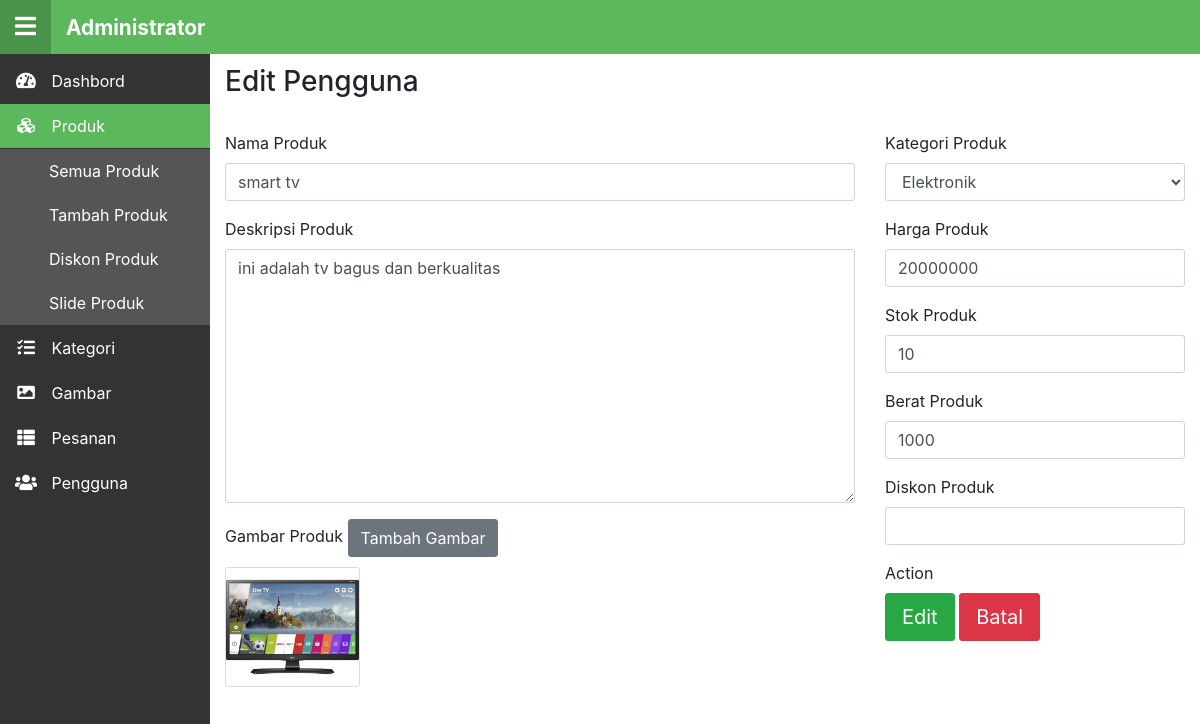
Page /admin/edit-produk/2 on the committed database.
### tables this page shows
CREATE TABLE `produk` (
  `id` int(11) NOT NULL,
  `nama` varchar(220) NOT NULL,
  `harga` varchar(220) NOT NULL,
  `berat` varchar(220) NOT NULL,
  `stok` varchar(220) NOT NULL,
  `gambar` varchar(500) NOT NULL,
  `kategori` varchar(220) NOT NULL,
  `diskon` varchar(220) NOT NULL,
  `deskripsi` text NOT NULL
);

CREATE TABLE `gambar` (
  `id` int(11) NOT NULL,
  `nama` varchar(220) NOT NULL
);

### application/controllers/Admin_add_produk.php (called while the page is built, shortened)
<?php
class Admin_add_produk extends CI_Controller {
	public function view($id = '')
	{
		$produk = $this->general->read('produk', array('id' => $id));
		$gambar = explode(',', @$produk->gambar);
		$gambar_produk = [];
		foreach ($gambar as $gambar_id) {
			$gambar_produk[] = $this->general->read('gambar', array('id' => $gambar_id));
		}
		$data['gambar_produk'] = !empty($produk->gambar) ? $gambar_produk: null;
		$data['produk'] = $produk;
		$data['gambar'] = $this->general->read('gambar');
		$data['kategori'] = $this->general->read('kategori');
		$data['title1'] = !empty($id) ? 'Edit Pengguna': 'Tambah';
		$data['msg'] = $this->input->cookie('msg');
		$data['submit'] = !empty($id) ? 'edit': 'add';
		$data['title_submit'] = !empty($id) ? 'Edit': 'Tambah';
		$data['csrf'] = array(
			        'name' => $this->security->get_csrf_token_name(),
			        'hash' => $this->security->get_csrf_hash()
			    );
		$content['content'] = $this->load->view('admin/add-produk', $data, true);
		$title = 'Produk - Administrator';
		$content['title'] = !empty($id) ? 'Edit '.$title: 'Tambah '.$title;
		$content['btn'] = 'produk';
		$this->load->view('layout/admin_template', $content);
		$id = !empty($id) ? $id: $this->general->last('produk')->id;
		$this->general->reload('admin/edit-produk/'.@$id, array('add', 'edit'));
	}
}

### index.php (called while the page is built, shortened)
<?php
require_once BASEPATH.'core/CodeIgniter.php';

### application/models/General.php (called while the page is built, shortened)
<?php
class General extends CI_Model{
	public function read($table, $id = array())
	{
		if(empty($id)){
			$query = $this->db->get($table);
			return $query->result();
		}else{
			$query = $this->db->get_where($table, $id);
			return $query->row();
		}
	}
}

### application/views/admin/add-produk.php (the view, shortened to what this page needs)
<h3><?=$title1?></h3>
<br>
<form method="post">
<div class="row">
	<div class="col-md-8">
		<div class="form-group">
			<label>Nama Produk</label>
			<input type="text" class="form-control" name="name" value="<?=@$produk->nama?>">
		</div>
		<div class="form-group">
			<label>Deskripsi Produk</label>
			<textarea class="form-control" name="tentang" rows="10" style="resize:vertical;"><?=@$produk->deskripsi?></textarea>
		</div>
		<div class="form-group">
			<label>Gambar Produk</label>
			<button type="button" class="btn btn-secondary" data-toggle="modal" data-target=".tambah-gambar">Tambah Gambar</button>
				<div class="gambar-produk">
					<?php
					if(!empty($gambar_produk)):
						foreach ($gambar_produk as $gambar_produk_item):?>
						<div class="col-md-3 col-sm-3 gambar-item img-list" id="<?=$gambar_produk_item->id?>">
							<img src="<?=base_url('assets/upload/'.$gambar_produk_item->nama)?>" alt="" class="img">
							<div class="img-select"></div>
						</div>
					<?php
						endforeach;
					endif;
					?>
					<div class="clearfix"></div>
				</div>
		</div>
	</div>
	<div class="col-md-4">
		<div class="form-group">
			<label>Kategori Produk</label>
			<select class="form-control" name="kategori">
				<?php foreach ($kategori as $kategori_item){
						$select = $kategori_item->nama == $produk->kategori ? 'selected="selected"': '';
						echo '<option '.$select.'>'.$kategori_item->nama.'</option>';
					}?>
			</select>
		</div>
		<div class="form-group">
			<label>Harga Produk</label>
			<input type="number" class="form-control" name="harga" value="<?=@$produk->harga?>">
		</div>
		<div class="form-group">
			<label>Stok Produk</label>
			<input type="number" class="form-control" name="stok" value="<?=@$produk->stok?>">
		</div>
		<div class="form-group">
			<label>Berat Produk</label>
			<input type="number" class="form-control" name="berat" title="gram" value="<?=@$produk->berat?>">
		</div>
		<div class="form-group">
			<label>Diskon Produk</label>
			<input type="number" class="form-control" name="diskon" title="persen" value="<?=@$produk->diskon?>">
		</div>
		<div class="form-group">
			<label>Action</label>
			<br>
			<button type="submit" class="btn btn-success btn-lg" name="<?=$submit?>" value="1"><?=$title_submit?></button>
			<a href="<?=site_url('admin/produk')?>" class="btn btn-danger btn-lg">Batal</a>
		</div>
	</div>
</div>
</form>

### assets/css/main.css (style rules this page uses)
.img { max-width:100%; max-height:100%; }
.form-control, .mce-tinymce, .btn, .panel { border-radius: 3px; }

### assets/css/admin.css (style rules this page uses)
.img-select { position:absolute; top:0; left:0; bottom:0; right:0; margin:10px 15px; border-radius:3px; }
.gambar-produk { margin:0 -15px; }
.gambar-item { float:left; position: relative; padding:10px 15px; }
.gambar-item img { border:1px solid #ddd; border-radius:3px; }

### rows in the picture
produk: name "smart tv", tentang "ini adalah tv bagus dan berkualitas", harga "20000000", stok "10", berat "1000"
gambar: nama (picture)

### other values in the picture
$title1 "Edit Pengguna"
$title_submit "Edit"
form field kategori "Elektronik"
